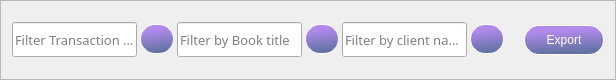
                     <widget class="QFrame" name="searchBar">
                      <property name="minimumSize">
                       <size>
                        <width>0</width>
                        <height>80</height>
                       </size>
                      </property>
                      <property name="maximumSize">
                       <size>
                        <width>16777215</width>
                        <height>80</height>
                       </size>
                      </property>
                      <property name="styleSheet">
                       <string notr="true"/>
                      </property>
                      <property name="frameShape">
                       <enum>QFrame::StyledPanel</enum>
                      </property>
                      <property name="frameShadow">
                       <enum>QFrame::Raised</enum>
                      </property>
                      <layout class="QHBoxLayout" name="horizontalLayout_5">
                       <property name="spacing">
                        <number>20</number>
                       </property>
                       <item>
                        <layout class="QGridLayout" name="gridLayout_13">
                         <property name="sizeConstraint">
                          <enum>QLayout::SetMaximumSize</enum>
                         </property>
                         <property name="horizontalSpacing">
                          <number>3</number>
                         </property>
                         <item row="0" column="0">
                          <widget class="QLineEdit" name="filterTransaction">
                           <property name="minimumSize">
                            <size>
                             <width>0</width>
                             <height>35</height>
                            </size>
                           </property>
                           <property name="maximumSize">
                            <size>
                             <width>700</width>
                             <height>16777215</height>
                            </size>
                           </property>
                           <property name="font">
                            <font>
                             <family>Montserrat Light</family>
                             <pointsize>10</pointsize>
                             <weight>50</weight>
                             <italic>false</italic>
                             <bold>false</bold>
                            </font>
                           </property>
                           <property name="placeholderText">
                            <string>Filter Transaction ID</string>
                           </property>
                          </widget>
                         </item>
                         <item row="0" column="1">
                          <widget class="QPushButton" name="transactionFilter">
                           <property name="minimumSize">
                            <size>
                             <width>0</width>
                             <height>30</height>
                            </size>
                           </property>
                           <property name="maximumSize">
                            <size>
                             <width>40</width>
                             <height>30</height>
                            </size>
                           </property>
                           <property name="styleSheet">
                            <string notr="true">QPushButton{
	color: white;
	font: 25 12pt &quot;Roboto&quot;;
	border-radius: 15px;
	border: 1px solid white;
	background-color: qlineargradient(spread:pad, x1:0.392, y1:0.170364, x2:0.51, y2:0.95, stop:0.00627353 rgba(178, 138, 236, 255), stop:0.984012 rgba(98, 114, 164, 255));
}
QPushButton:pressed{
	background-color: rgb(96, 76, 129);
}
</string>
                           </property>
                           <property name="text">
                            <string/>
                           </property>
                           <property name="icon">
                            <iconset resource="files.qrc">
                             <normaloff>:/16x16/icons/16x16/cil-magnifying-glass.png</normaloff>:/16x16/icons/16x16/cil-magnifying-glass.png</iconset>
                           </property>
                           <property name="iconSize">
                            <size>
                             <width>24</width>
                             <height>24</height>
                            </size>
                           </property>
                          </widget>
                         </item>
                         <item row="0" column="2">
                          <widget class="QLineEdit" name="filterBookTitle">
                           <property name="minimumSize">
                            <size>
                             <width>0</width>
                             <height>35</height>
                            </size>
                           </property>
                           <property name="maximumSize">
                            <size>
                             <width>700</width>
                             <height>16777215</height>
                            </size>
                           </property>
                           <property name="font">
                            <font>
                             <family>Montserrat Light</family>
                             <pointsize>10</pointsize>
                             <weight>50</weight>
                             <italic>false</italic>
                             <bold>false</bold>
                            </font>
                           </property>
                           <property name="placeholderText">
                            <string>Filter by Book title</string>
                           </property>
                          </widget>
                         </item>
                         <item row="0" column="3">
                          <widget class="QPushButton" name="usernameFiler">
                           <property name="minimumSize">
                            <size>
                             <width>0</width>
                             <height>30</height>
                            </size>
                           </property>
                           <property name="maximumSize">
                            <size>
                             <width>40</width>
                             <height>30</height>
                            </size>
                           </property>
                           <property name="styleSheet">
                            <string notr="true">QPushButton{
	color: white;
	font: 25 12pt &quot;Roboto&quot;;
	border-radius: 15px;
	border: 1px solid white;
	background-color: qlineargradient(spread:pad, x1:0.392, y1:0.170364, x2:0.51, y2:0.95, stop:0.00627353 rgba(178, 138, 236, 255), stop:0.984012 rgba(98, 114, 164, 255));
}
QPushButton:pressed{
	background-color: rgb(96, 76, 129);
}
</string>
                           </property>
                           <property name="text">
                            <string/>
                           </property>
                           <property name="icon">
                            <iconset resource="files.qrc">
                             <normaloff>:/16x16/icons/16x16/cil-magnifying-glass.png</normaloff>:/16x16/icons/16x16/cil-magnifying-glass.png</iconset>
                           </property>
                           <property name="iconSize">
                            <size>
                             <width>24</width>
                             <height>24</height>
                            </size>
                           </property>
                          </widget>
                         </item>
                         <item row="0" column="4">
                          <widget class="QLineEdit" name="filterClientName">
                           <property name="minimumSize">
                            <size>
                             <width>0</width>
                             <height>35</height>
                            </size>
                           </property>
                           <property name="maximumSize">
                            <size>
                             <width>700</width>
                             <height>16777215</height>
                            </size>
                           </property>
                           <property name="font">
                            <font>
                             <family>Montserrat Light</family>
                             <pointsize>10</pointsize>
                             <weight>50</weight>
                             <italic>false</italic>
                             <bold>false</bold>
                            </font>
                           </property>
                           <property name="placeholderText">
                            <string>Filter by client name</string>
                           </property>
                          </widget>
                         </item>
                         <item row="0" column="5">
                          <widget class="QPushButton" name="bookTitleFIlter">
                           <property name="minimumSize">
                            <size>
                             <width>0</width>
                             <height>30</height>
                            </size>
                           </property>
                           <property name="maximumSize">
                            <size>
                             <width>40</width>
                             <height>30</height>
                            </size>
                           </property>
                           <property name="styleSheet">
                            <string notr="true">QPushButton{
	color: white;
	font: 25 12pt &quot;Roboto&quot;;
	border-radius: 15px;
	border: 1px solid white;
	background-color: qlineargradient(spread:pad, x1:0.392, y1:0.170364, x2:0.51, y2:0.95, stop:0.00627353 rgba(178, 138, 236, 255), stop:0.984012 rgba(98, 114, 164, 255));
}
QPushButton:pressed{
	background-color: rgb(96, 76, 129);
}
</string>
                           </property>
                           <property name="text">
                            <string/>
                           </property>
                           <property name="icon">
                            <iconset resource="files.qrc">
                             <normaloff>:/16x16/icons/16x16/cil-magnifying-glass.png</normaloff>:/16x16/icons/16x16/cil-magnifying-glass.png</iconset>
                           </property>
                           <property name="iconSize">
                            <size>
                             <width>24</width>
                             <height>24</height>
                            </size>
                           </property>
                          </widget>
                         </item>
                        </layout>
                       </item>
                       <item>
                        <widget class="QPushButton" name="exportBtn">
                         <property name="minimumSize">
                          <size>
                           <width>80</width>
                           <height>30</height>
                          </size>
                         </property>
                         <property name="maximumSize">
                          <size>
                           <width>80</width>
                           <height>30</height>
                          </size>
                         </property>
                         <property name="styleSheet">
                          <string notr="true">QPushButton{
	color: white;
	font: 25 12pt &quot;Roboto&quot;;
	border-radius: 15px;
	border: 1px solid white;
	background-color: qlineargradient(spread:pad, x1:0.392, y1:0.170364, x2:0.51, y2:0.95, stop:0.00627353 rgba(178, 138, 236, 255), stop:0.984012 rgba(98, 114, 164, 255));
}
QPushButton:pressed{
	background-color: rgb(96, 76, 129);
}
</string>
                         </property>
                         <property name="text">
                          <string>Export</string>
                         </property>
                         <property name="iconSize">
                          <size>
                           <width>24</width>
                           <height>24</height>
                          </size>
                         </property>
                        </widget>
                       </item>
                      </layout>
                     </widget>
